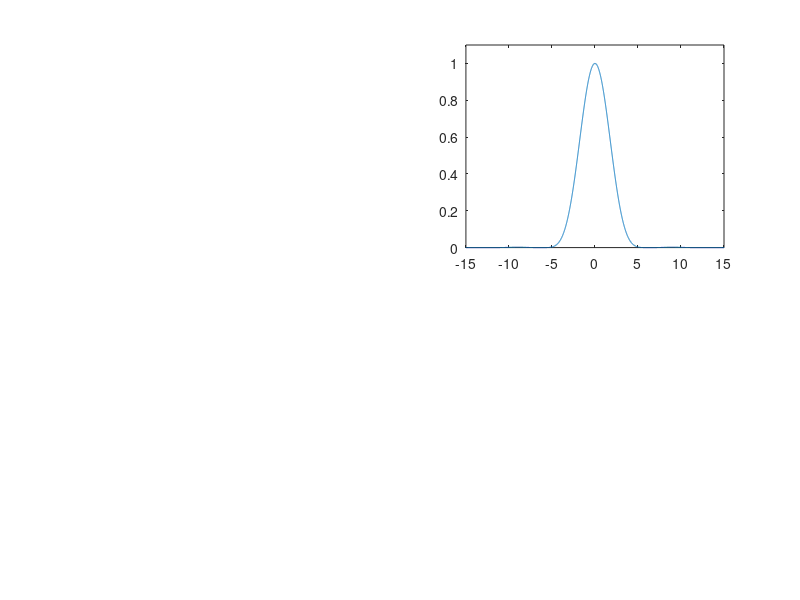

This chart was generated by the following MATLAB code: (Note: this script raises an error after producing the figure.)
%CAPTION
fprintf('\n');
disp('Figure 7.1')
disp('The left graph is a cubic box spline. Its Fourier transform is shown')
disp('on the right.')

close all;
N = 16384*2;
M = 80;
omega = ((1:N)/N -.5) * 2 * M;
omega(N/2) = omega(N/2+1)/100;
hattheta = (sin(omega ./2) ./ (omega ./2)).^4;
hattheta(N/2) = 1;

figure(1);clf
subplot(222)
plot(omega,hattheta);
axis([-15 15 0 1.1])

[def,theta] = NormedIFFT(hattheta, 2*M);
supp = find(abs(theta) > max(abs(theta))/10000);
subplot(221)
plot(def(supp),abs(theta(supp)));


% Written by Maureen Clerc and Jerome Kalifa, 1997
% clerc@cmapx.polytechnique.fr, kalifa@cmapx.polytechnique.fr
    
    
%   
% Part of WaveLab Version 802
% Built Sunday, October 3, 1999 8:52:27 AM
% This is Copyrighted Material
% For Copying permissions see COPYING.m
% Comments? e-mail wavelab@stat.stanford.edu
%   
    
